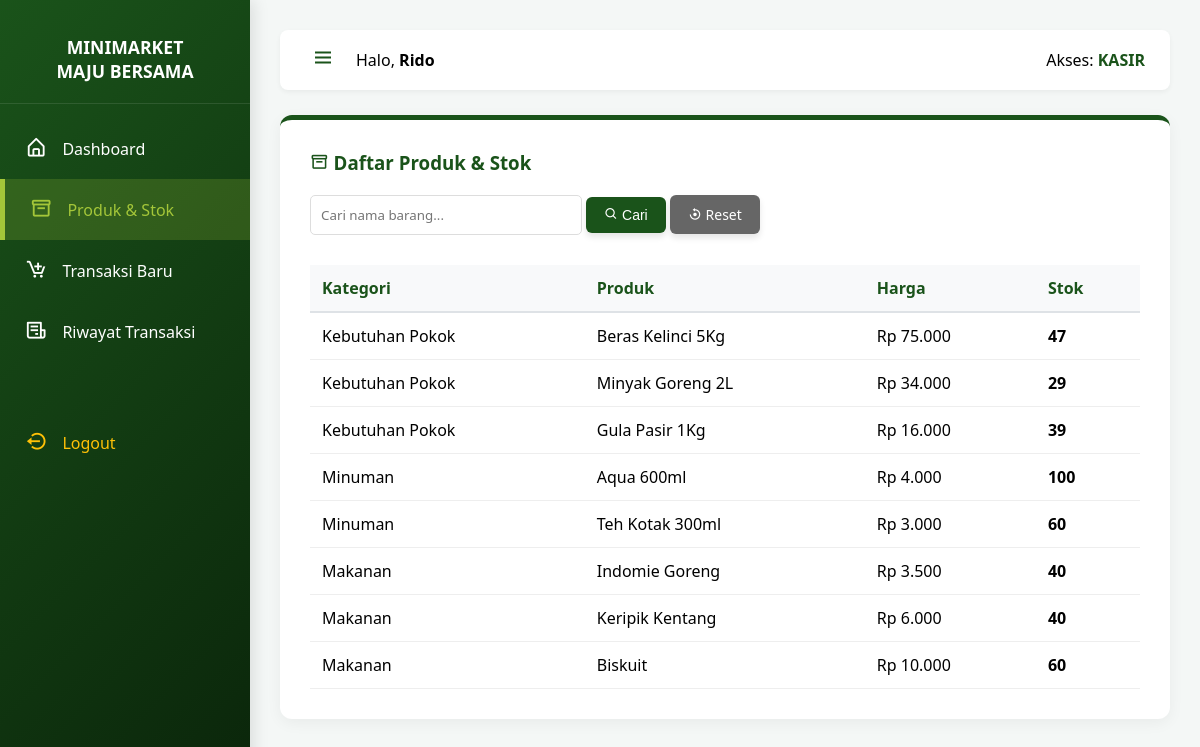
/minimarket_maju_bersama/index.php?page=produk (signed in), run on the app's committed database.
### tables this page shows
CREATE TABLE `produk` (
  `id_produk` int(11) NOT NULL AUTO_INCREMENT,
  `id_kategori` int(11) DEFAULT NULL,
  `nama_produk` varchar(150) NOT NULL,
  `harga` decimal(10,2) NOT NULL,
  `stok` int(11) NOT NULL,
  PRIMARY KEY (`id_produk`),
  KEY `id_kategori` (`id_kategori`),
  CONSTRAINT `produk_ibfk_1` FOREIGN KEY (`id_kategori`) REFERENCES `kategori` (`id_kategori`) ON DELETE SET NULL
);

CREATE TABLE `kategori` (
  `id_kategori` int(11) NOT NULL AUTO_INCREMENT,
  `nama_kategori` varchar(50) NOT NULL,
  PRIMARY KEY (`id_kategori`)
);

### minimarket_maju_bersama/index.php (the view, shortened to what this page needs)
<?php
include 'koneksi.php';
$role = $_SESSION['role'];
$nama = $_SESSION['nama'];
$page = isset($_GET['page']) ? $_GET['page'] : 'dashboard';
?>
<!DOCTYPE html>
<html lang="id">
<head>
    <link href='https://unpkg.com/boxicons@2.1.4/css/boxicons.min.css' rel='stylesheet'>
</head>
<body>
<div class="sidebar" id="sidebar">
    <h2 id="logo-text">MINIMARKET<br>MAJU BERSAMA</h2>
    <a href="index.php?page=dashboard" class="<?= $page == 'dashboard' ? 'active' : '' ?>">
        <span class="ikon"><i class='bx bx-home-alt'></i></span> <span class="teks-menu">Dashboard</span>
    </a>
    <a href="index.php?page=produk" class="<?= $page == 'produk' ? 'active' : '' ?>">
        <span class="ikon"><i class='bx bx-box'></i></span> <span class="teks-menu">Produk & Stok</span>
    </a>
    <a href="index.php?page=transaksi" class="<?= $page == 'transaksi' ? 'active' : '' ?>">
        <span class="ikon"><i class='bx bx-cart-add'></i></span> <span class="teks-menu">Transaksi Baru</span>
    </a>
    <a href="index.php?page=riwayat" class="<?= $page == 'riwayat' ? 'active' : '' ?>">
        <span class="ikon"><i class='bx bx-receipt'></i></span> <span class="teks-menu">Riwayat Transaksi</span>
    </a>
    <a href="logout.php" style="margin-top: 50px; color: #ffc107;">
        <span class="ikon"><i class='bx bx-log-out-circle'></i></span> <span class="teks-menu">Logout</span>
    </a>
</div>
<div class="main-content" id="main-content">
    <div class="top-bar">
        <div style="display: flex; align-items: center;">
            <button class="btn-toggle" id="toggleBtn"><i class='bx bx-menu'></i></button>
            <span>Halo, <strong><?= $nama ?></strong></span>
        </div>
        <span>Akses: <strong style="color: var(--hijau-tua);"><?= strtoupper($role) ?></strong></span>
    </div>
    <?php if ($page == 'dashboard') : ?>
        <div class="section-card">
            <h3 style="border-bottom: 2px solid var(--hijau-muda); padding-bottom: 10px; margin-bottom: 20px;">
                <i class='bx bx-home-alt'></i> Dashboard Pusat Maju Bersama
            </h3>
            <?php
            $q_trx = mysqli_query($conn, "SELECT COUNT(id_transaksi) as jml, SUM(total_harga) as total FROM transaksi WHERE DATE(tanggal_transaksi) = CURDATE()");
            $d_trx = mysqli_fetch_assoc($q_trx);
            $jml_trx = $d_trx['jml'] ?? 0;
            $total_rp = $d_trx['total'] ?? 0;
            $q_prod = mysqli_query($conn, "SELECT COUNT(id_produk) as total_prod FROM produk");
            $jml_prod = mysqli_fetch_assoc($q_prod)['total_prod'] ?? 0;
            ?>
            <div style="display:flex; gap:20px; flex-wrap: wrap; margin-bottom: 30px;">
                <div class="card-metrik" style="flex:1; min-width: 200px; background:#eef5ee; padding:20px; border-radius:10px; border-left: 5px solid var(--hijau-tua);">
                    <h4 style="margin-top:0; color:#666;"><i class='bx bx-receipt'></i> Transaksi Hari Ini</h4>
                    <p style="font-size: 1.8rem; margin:0; color: var(--hijau-tua); font-weight: bold;"><?= $jml_trx ?> <span style="font-size:1rem; font-weight:normal;">Struk</span></p>
                </div>
                <?php if ($role == 'admin') : ?>
                <div class="card-metrik" style="flex:1; min-width: 200px; background:#eef5ee; padding:20px; border-radius:10px; border-left: 5px solid var(--hijau-muda);">
                    <h4 style="margin-top:0; color:#666;"><i class='bx bx-money'></i> Pendapatan Hari Ini</h4>
                    <p style="font-size: 1.8rem; margin:0; color: var(--hijau-tua); font-weight: bold;">Rp <?= number_format($total_rp, 0, ',', '.') ?></p>
                </div>
                <?php endif; ?>
                <div class="card-metrik" style="flex:1; min-width: 200px; background:#eef5ee; padding:20px; border-radius:10px; border-left: 5px solid #FF8600;">
                    <h4 style="margin-top:0; color:#666;"><i class='bx bx-package'></i> Total Jenis Produk</h4>
                    <p style="font-size: 1.8rem; margin:0; color: var(--hijau-tua); font-weight: bold;"><?= $jml_prod ?> <span style="font-size:1rem; font-weight:normal;">Item</span></p>
                </div>
            </div>
            <div style="display: flex; gap: 20px; flex-wrap: wrap;">
                <div style="flex: 1; min-width: 300px;">
                    <h4 style="color: var(--hijau-tua);"><i class='bx bx-bolt-circle'></i> Akses Cepat</h4>
                    <div style="display: grid; gap: 10px;">
                        <a href="index.php?page=transaksi" class="btn btn-hijau" style="text-align:center; padding:15px; font-size:1.1rem; background: #FF8600;"><i class='bx bx-cart-add'></i> Mulai Transaksi Baru</a>
                        <?php if ($role == 'admin') : ?>
                            <a href="index.php?page=produk" class="btn" style="text-align:center; padding:15px; background:#1A531A; color:white;"><i class='bx bx-box'></i> Kelola Stok Produk</a>
                        <?php endif; ?>
                    </div>
                </div>
                <?php
                $q_stok = mysqli_query($conn, "SELECT nama_produk, stok FROM produk WHERE stok < 10 ORDER BY stok ASC LIMIT 5");
                $ada_stok_kritis = mysqli_num_rows($q_stok) > 0;
                ?>
                <?php if (!$ada_stok_kritis) : ?>
                    <div class="card-metrik" style="flex: 2; min-width: 300px; background: #eef5ee; padding: 20px; border-radius: 10px; border: 1px solid #A4C639; display: flex; flex-direction: column; justify-content: center; align-items: center; text-align: center;">
                        <h4 style="color: var(--hijau-tua); margin: 0; font-size: 1.5rem;"><i class='bx bx-check-circle'></i> Stok Semua Barang Aman</h4>
                        <p style="color: #666; margin-top: 10px;">Tidak ada produk yang perlu segera di-restock saat ini.</p>
                    </div>
                <?php else : ?>
                    <div class="card-metrik" style="flex: 2; min-width: 300px; background: #fff5f5; padding: 20px; border-radius: 10px; border: 1px solid #ffcccc;">
                        <h4 style="color: #d9534f; margin-top: 0;"><i class='bx bx-error-circle'></i> Peringatan Stok Menipis (Sisa < 10)</h4>
                        <table style="margin-top: 0; width: 100%; border-collapse: collapse;">
                            <thead>
                                <tr>
                                    <th style="background: #f9d6d5; color: #a94442; padding: 8px; text-align: left;">Nama Produk</th>
                                    <th style="background: #f9d6d5; color: #a94442; padding: 8px; text-align: center;">Sisa Stok</th>
                                </tr>
                            </thead>
                            <tbody>
                                <?php
                                while($s = mysqli_fetch_assoc($q_stok)) {
                                    echo "<tr>
                                            <td style='padding: 8px; border-bottom: 1px solid #ffcccc;'>{$s['nama_produk']}</td>
                                            <td style='padding: 8px; border-bottom: 1px solid #ffcccc; text-align:center;'>
                                                <strong style='color:#d9534f; background:#fff; padding:2px 8px; border-radius:10px; border:1px solid #d9534f;'>{$s['stok']}</strong>
                                            </td>
                                        </tr>";
                                }
                                ?>
                            </tbody>
                        </table>
                    </div>
                <?php endif; ?>
            </div>
        </div>
    <?php elseif ($page == 'produk') : ?>
        <div class="section-card">
            <div style="display: flex; justify-content: space-between; align-items: center; margin-bottom: 20px;">
                <h3 style="margin:0; border:none; padding:0;"><i class='bx bx-box'></i> Daftar Produk & Stok</h3>
            </div>
            <form method="GET" action="index.php" style="margin-bottom: 20px;">
                <input type="text" name="keyword" placeholder="Cari nama barang..." value="<?= isset($_GET['keyword']) ? $_GET['keyword'] : '' ?>" style="width: 250px;">
                <button type="submit" class="btn btn-hijau"><i class='bx bx-search'></i> Cari</button>
                <a href="index.php?page=produk" class="btn" style="background:#666; color:white;"><i class='bx bx-reset'></i> Reset</a>
            </form>
            <table>
                <tr>
                    <th>Kategori</th><th>Produk</th><th>Harga</th><th>Stok</th>
                </tr>
                <?php
                $sql_p = "SELECT p.*, k.nama_kategori FROM produk p JOIN kategori k ON p.id_kategori = k.id_kategori";
                $res_p = mysqli_query($conn, $sql_p);
                if (mysqli_num_rows($res_p) > 0) {
                    while($p = mysqli_fetch_assoc($res_p)) : ?>
                        <tr>
                            <td><?= $p['nama_kategori'] ?></td>
                            <td><?= $p['nama_produk'] ?></td>
                            <td>Rp <?= number_format($p['harga'], 0, ',', '.') ?></td>
                            <td><strong><?= $p['stok'] ?></strong></td>
                        </tr>
                    <?php endwhile;
                } else {
                    $cols = ($role == 'admin') ? 5 : 4;
                    echo "<tr><td colspan='$cols' style='text-align:center;'>Produk tidak ditemukan.</td></tr>";
                }
                ?>
            </table>
        </div>
    <?php endif; ?>
</div>
</body>
</html>

### minimarket_maju_bersama/index.php (style rules this page uses)
:root { --hijau-tua: #1A531A; --hijau-muda: #A4C639; --putih: #ffffff; --abu: #f4f7f6; }
body { font-family: 'Segoe UI', sans-serif; background-color: var(--abu); margin: 0; display: flex; overflow-x: hidden; }
.sidebar { width: 250px; background: linear-gradient(135deg, #1A531A 0%, #0a240a 100%); height: 100vh; color: white; position: fixed; padding-top: 20px; transition: width 0.3s cubic-bezier(0.4, 0, 0.2, 1); overflow: hidden; white-space: nowrap; z-index: 1000; box-shadow: 4px 0 15px rgba(0,0,0,0.1); }
.sidebar h2 { text-align: center; font-size: 1.1rem; padding-bottom: 20px; border-bottom: 1px solid rgba(255,255,255,0.1); transition: opacity 0.3s; }
.sidebar a { display: flex; align-items: center; color: white; padding: 15px 25px; text-decoration: none; transition: 0.3s; font-size: 1rem; }
.sidebar a:hover, .sidebar a.active { background: rgba(164, 198, 57, 0.2); color: var(--hijau-muda); border-left: 5px solid var(--hijau-muda); }
.sidebar a .ikon { margin-right: 15px; font-size: 1.4rem; }
.main-content { margin-left: 250px; width: calc(100% - 250px); padding: 30px; min-height: 100vh; transition: margin-left 0.3s ease, width 0.3s ease; }
.top-bar { background: var(--putih); padding: 15px 25px; border-radius: 8px; margin-bottom: 25px; display: flex; justify-content: space-between; align-items: center; box-shadow: 0 2px 5px rgba(0,0,0,0.05); }
.btn-toggle { background: none; border: none; font-size: 24px; cursor: pointer; color: var(--hijau-tua); margin-right: 15px; transition: 0.3s; }
.section-card { background: var(--putih); padding: 30px; border-radius: 12px; box-shadow: 0 4px 15px rgba(0,0,0,0.05); border-top: 5px solid var(--hijau-tua); }
h3 { color: var(--hijau-tua); margin-top: 0; border-bottom: 2px solid var(--hijau-muda); padding-bottom: 10px; margin-bottom: 20px; }
table { width: 100%; border-collapse: collapse; margin-top: 20px; }
th { background: #f8f9fa; padding: 12px; text-align: left; color: var(--hijau-tua); border-bottom: 2px solid #dee2e6; }
td { padding: 12px; border-bottom: 1px solid #eee; }
.btn { padding: 10px 18px; border-radius: 6px; text-decoration: none; display: inline-block; border: none; cursor: pointer; font-size: 14px; transition: all 0.2s ease; box-shadow: 0 4px 6px rgba(0,0,0,0.1); }
.btn-hijau { background: var(--hijau-tua); color: white; }
input[type="text"], input[type="password"], input[type="number"], input[type="date"], select { padding: 10px; border: 1px solid #ddd; border-radius: 5px; margin-bottom: 10px; font-family: inherit; outline: none; }

### data on the page
produk: id_kategori.nama_kategori "Kebutuhan Pokok", nama_produk "Beras Kelinci 5Kg", harga "75.000", stok "47"
produk: id_kategori.nama_kategori "Kebutuhan Pokok", nama_produk "Minyak Goreng 2L", harga "34.000", stok "29"
produk: id_kategori.nama_kategori "Kebutuhan Pokok", nama_produk "Gula Pasir 1Kg", harga "16.000", stok "39"
produk: id_kategori.nama_kategori "Minuman", nama_produk "Aqua 600ml", harga "4.000", stok "100"
produk: id_kategori.nama_kategori "Minuman", nama_produk "Teh Kotak 300ml", harga "3.000", stok "60"
produk: id_kategori.nama_kategori "Makanan", nama_produk "Indomie Goreng", harga "3.500", stok "40"
produk: id_kategori.nama_kategori "Makanan", nama_produk "Keripik Kentang", harga "6.000", stok "40"
produk: id_kategori.nama_kategori "Makanan", nama_produk "Biskuit", harga "10.000", stok "60"

### other printed values
$nama "Rido"
$role "KASIR"
